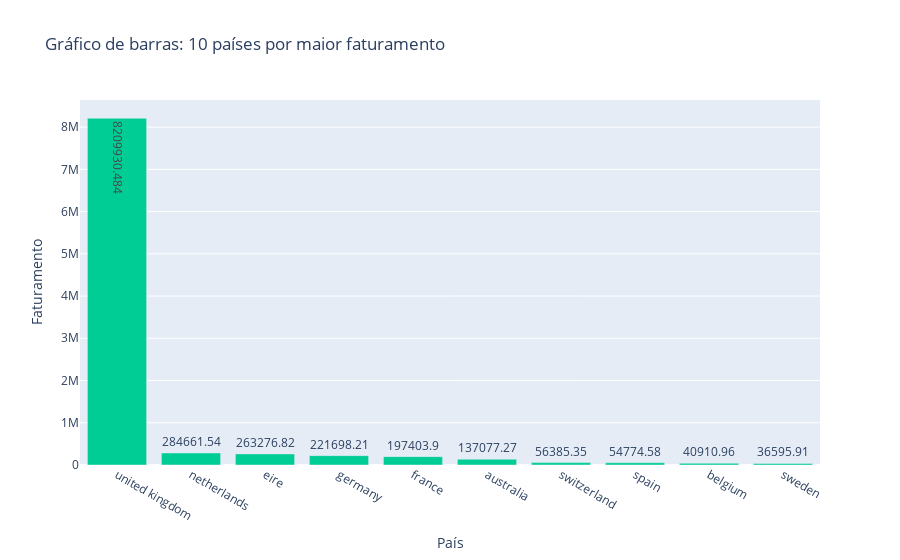

The notebook cell saved with this chart:
### Code cell
fig = px.bar(
    df_top_10,
    x='Country',
    y='Total',
    title='Gráfico de barras: 10 países por maior faturamento',
    labels={'Country': 'País', 'Total': 'Faturamento'},
    text='Total',
    color_discrete_sequence=['#00CC96']
)
fig.show(
)

### Figure 1 — Plotly figure (JSON) as saved in the notebook; plotly's stock layout.template omitted (floating-point values rounded to 4 significant figures)
{"data": [{"alignmentgroup": "True", "hovertemplate": "País=%{x}<br>Faturamento=%{text}<extra></extra>", "legendgroup": "", "marker": {"color": "#00CC96", "pattern": {"shape": ""}}, "name": "", "offsetgroup": "", "orientation": "v", "showlegend": false, "text": [8210000.0, 284700.0, 263300.0, 221700.0, 197400.0, 137100.0, 56390.0, 54770.0, 40910.0, 36600.0], "textposition": "auto", "type": "bar", "x": ["united kingdom", "netherlands", "eire", "germany", "france", "australia", "switzerland", "spain", "belgium", "sweden"], "xaxis": "x", "y": [8210000.0, 284700.0, 263300.0, 221700.0, 197400.0, 137100.0, 56390.0, 54770.0, 40910.0, 36600.0], "yaxis": "y"}], "layout": {"barmode": "relative", "legend": {"tracegroupgap": 0}, "title": {"text": "Gráfico de barras: 10 países por maior faturamento"}, "xaxis": {"anchor": "y", "domain": [0, 1], "title": {"text": "País"}}, "yaxis": {"anchor": "x", "domain": [0, 1], "title": {"text": "Faturamento"}}}}
